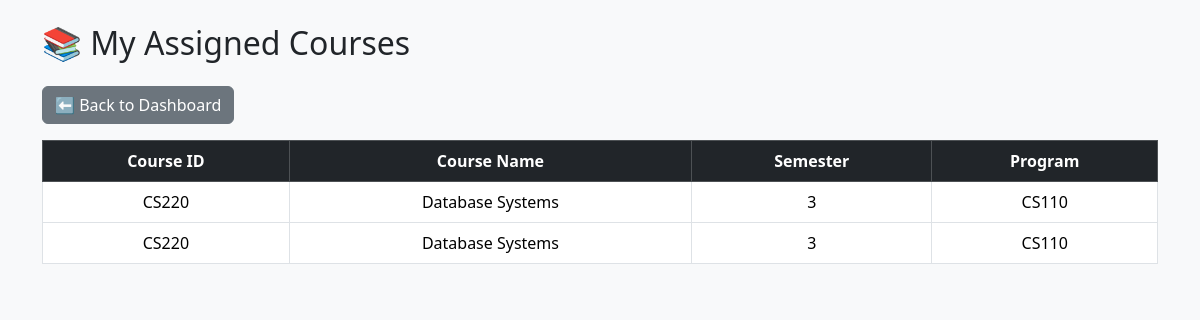
Page /Teacher/view_assigned_courses.php (signed in) on the committed database.
### tables this page shows
CREATE TABLE `course` (
  `CourseID` varchar(50) NOT NULL,
  `CourseName` varchar(100) NOT NULL,
  `CreditHours` int(11) NOT NULL,
  `Semester` varchar(20) NOT NULL,
  `Program` varchar(100) NOT NULL,
  `PrerequisiteCourseID` varchar(50) DEFAULT NULL
);

### Teacher/view_assigned_courses.php (the view, shortened to what this page needs)
<?php
include '../includes/db_connection.php';
$teacher_id = $_SESSION['ref_id'];
$sql = "SELECT c.CourseID, c.CourseName, c.Semester, c.Program
        FROM course c
        JOIN teacher_courses tc ON c.CourseID = tc.CourseID
        WHERE tc.TeacherID = ?";
$stmt = $conn->prepare($sql);
$stmt->bind_param("s", $teacher_id);
$stmt->execute();
$result = $stmt->get_result();
?>
<!DOCTYPE html>
<html>
<head>
    <link href="https://cdn.jsdelivr.net/npm/bootstrap@5.3.2/dist/css/bootstrap.min.css" rel="stylesheet">
</head>
<body class="bg-light">
<div class="container py-4">
    <h2 class="mb-4">📚 My Assigned Courses</h2>
    <a href="dashboard.php" class="btn btn-secondary mb-3">⬅ Back to Dashboard</a>
    <table class="table table-bordered text-center">
        <thead class="table-dark">
            <tr>
                <th>Course ID</th>
                <th>Course Name</th>
                <th>Semester</th>
                <th>Program</th>
            </tr>
        </thead>
        <tbody>
            <?php if ($result->num_rows > 0): ?>
                <?php while ($row = $result->fetch_assoc()): ?>
                    <tr>
                        <td><?= htmlspecialchars($row['CourseID']) ?></td>
                        <td><?= htmlspecialchars($row['CourseName']) ?></td>
                        <td><?= htmlspecialchars($row['Semester']) ?></td>
                        <td><?= htmlspecialchars($row['Program']) ?></td>
                    </tr>
                <?php endwhile; ?>
            <?php else: ?>
                <tr><td colspan="4">No courses assigned.</td></tr>
            <?php endif; ?>
        </tbody>
    </table>
</div>
</body>
</html>

### rows in the picture
course: CourseID "CS220", CourseName "Database Systems", Semester "3", Program "CS110"
